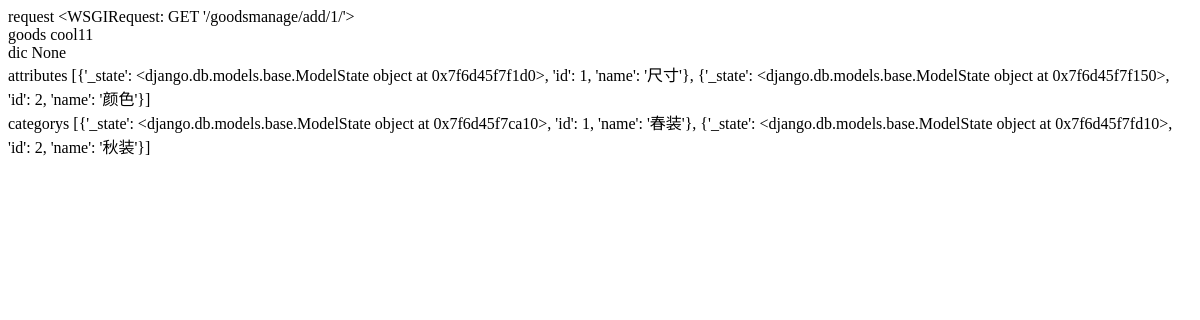
/goodsmanage/add/1/, run on an earlier commit of the app's database.
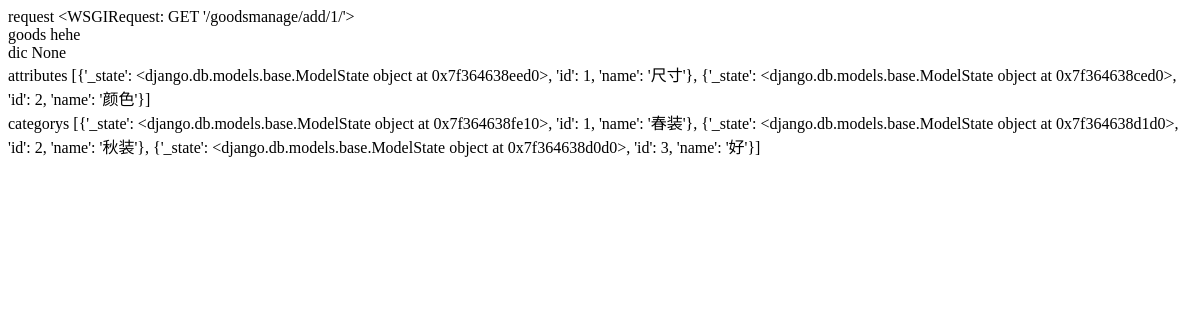
And on a later commit of the database.
### shop/models.py (models this page shows)
class Goods(models.Model):
    name = models.CharField(max_length=250,default='null')
    pic = models.CharField(max_length=250,default='null')
    categorys = models.CharField(max_length=250,default='null')#'c_id':'c_name',
    attributes = models.CharField(max_length=250,default='null')
    describe = models.TextField(default='null')
    def __str__(self):
        return self.name

### goods_manage/views.py (the view)
# urls.py: url(r'add/(?P<goods_id>[0-9]+)/$', views.add_goods_attr, name='add_goods_attr'),
def add_goods_attr(request,goods_id):
    goods = Goods.objects.get(id=goods_id)
    c = tools.dbClassListToList(Category)
    a = tools.dbClassListToList(Attribute)
    dic = tools.get_parameters(request)
    context = {
        'c': c,
        'a': a,
        'dic': dic ,
        'goods' :goods
    }
    return render(request, 'goodsmanage/addgoods_attr.html', context)

### mysite/tools.py (called while the page is built)
def get_parameters(request):
    if request.method == 'GET' :
        s = request.META['QUERY_STRING']
        if len(s) != 0 :
            return dict([x.split('=',1) for x in s.split('&')])
    if request.method == 'POST':
        return request.POST

def classToDict(obj):
    is_list = obj.__class__ == [].__class__
    is_set = obj.__class__ == set().__class__
    if is_list or is_set:
        obj_arr = []
        for o in obj:
            dict = {}
            dict.update(o.__dict__)
            obj_arr.append(dict)
        return obj_arr
    else:
        dict = {}
        dict.update(obj.__dict__)
        return dict

def dbClassListToList(c_name):
    class_list = numpy.array(c_name.objects.all())
    new_list = []
    for oc in class_list:
        nc = classToDict(oc)
        new_list.append(nc)
    return new_list

### goods_manage/templates/goodsmanage/addgoods_attr.html (shortened to what this page needs)
<div>
    request {{ request }}
    goods {{ goods }}
    dic {{ dic }}
    attributes {{ a }}
    categorys {{ c }}
</div>

What changed in the data, as far as the page shows it:
changed Goods: name "cool11" → "hehe"
Also different on the page:
{{ a }}: "[{'_state': <django.db.models.base.ModelState object at 0x7f6d45f7f1d0>, 'id': 1, 'name': '尺寸'}, {'_state': <django.db.models.base.ModelState object at 0x7f6d45f7f150>, 'id': 2, 'name': '颜色'}]" → "[{'_state': <django.db.models.base.ModelState object at 0x7f364638eed0>, 'id': 1, 'name': '尺寸'}, {'_state': <django.db.models.base.ModelState object at 0x7f364638ced0>, 'id': 2, 'name': '颜色'}]"
{{ c }}: "[{'_state': <django.db.models.base.ModelState object at 0x7f6d45f7ca10>, 'id': 1, 'name': '春装'}, {'_state': <django.db.models.base.ModelState object at 0x7f6d45f7fd10>, 'id': 2, 'name': '秋装'}]" → "[{'_state': <django.db.models.base.ModelState object at 0x7f364638fe10>, 'id': 1, 'name': '春装'}, {'_state': <django.db.models.base.ModelState object at 0x7f364638d1d0>, 'id': 2, 'name': '秋装'}, {'_state': <django.db.models.base.ModelState object at 0x7f364638d0d0>, 'id': 3, 'name': '好'}]"
